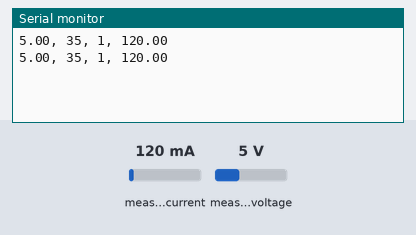
Simulated run of this sketch. Board: Arduino Uno, built with avr-gcc and run on an emulated ATmega328P. On the bench: the last lines printed to the serial monitor. Inputs (shaded band) come from the test bench; at power-on: measured current 120 mA, measured voltage 5 V.

Above: at 1.2 s.
1.3 s: measured current set to 40 mA
At 2.6 s:
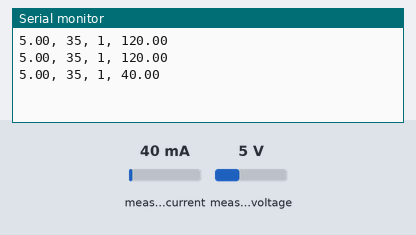
2.8 s: measured voltage set to 0.3 V
At 3.8 s:
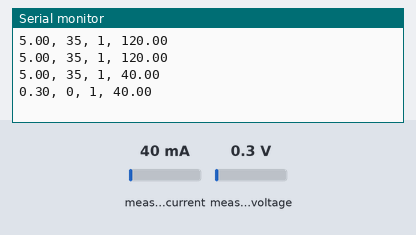
4.3 s: measured current set to 500 mA
At 5.4 s:
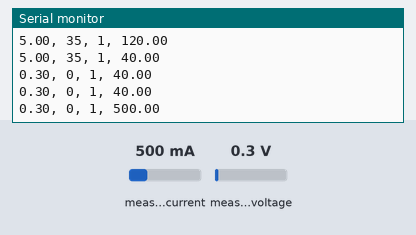
Timing chart, 0 to 7.3 s (numbered marks = the images above; inputs shaded):
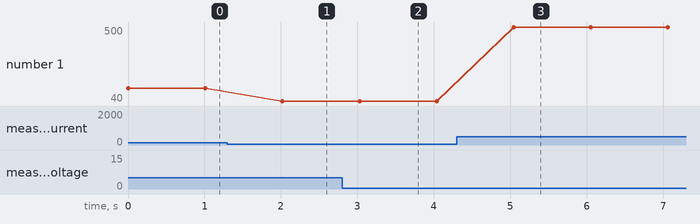

Measured:
- after the input at 1.3 s, the serial monitor: prints a new line after 0.72 s (image 1)
- after the input at 2.8 s, the serial monitor: prints a new line after 0.23 s (image 2)
- after the input at 4.3 s, the serial monitor: prints a new line after 0.74 s (image 3)
- plotted number 1: 120 → 40 after the input at 1.3 s, 40 → 500 after the input at 4.3 s

The sketch:

ina260_battery_monitor.ino
```cpp
#include <Adafruit_INA260.h>

Adafruit_INA260 ina260 = Adafruit_INA260();

float lower_battery_limit = 0;
float upper_battery_limit = 0;
int discrete_battery_percent = 0;
int datalog_gap = 5;
int status,current;

int lowest_num = 100;
int num_samples = 10000;
int once = 0;

void setup() {
  Serial.begin(9600);
  if (!ina260.begin()) {
    Serial.println("Couldn't find INA260 chip");
    while (1);
  }


  int bmstype = 2;

  if (bmstype == 2){
    lower_battery_limit = 3.4;
    upper_battery_limit = 8.4;
  }
  else if (bmstype == 4){
    lower_battery_limit = 10.8;
    upper_battery_limit = 16.8;
  }


}

void loop() {


  int current = ina260.readCurrent();
  int battery_percent = round((((ina260.readBusVoltage()/1000) - lower_battery_limit) * 100)/(upper_battery_limit - lower_battery_limit));

  float remainder = battery_percent % datalog_gap;


  if (remainder == 0 ){
    discrete_battery_percent = battery_percent;
  }
  else{
    discrete_battery_percent = battery_percent + (datalog_gap - remainder);
  }

  if (discrete_battery_percent < 0){
    discrete_battery_percent = 0;
  }
  if (discrete_battery_percent > 100){
    discrete_battery_percent = 100;
  }


  if (current > 0){
    status = 1;
  }else{
    status = 0;
  }

  Serial.print(ina260.readBusVoltage()/1000);
  Serial.print(", ");
  Serial.print(discrete_battery_percent);
  Serial.print(", ");
  Serial.print(status);
  Serial.print(", ");
  Serial.println(ina260.readCurrent());
// Run this code and dont open the serial monitor, then run the vscode code and open the serial monitor from there. Data readings is done here and plotting and data loggingis been done in vscode.
//If you want proper percent value instead of discrete percent value ( what i have written is if the percent value is between 95 to 100 i will get percent 100 if percent between 90 to 95 we will get 90)
//so if you want proper percent value to get printed like 94,95,96 etc you can change the discrete_battery_percent to battery_percent in serial.println


  delay(1000);
}
```
